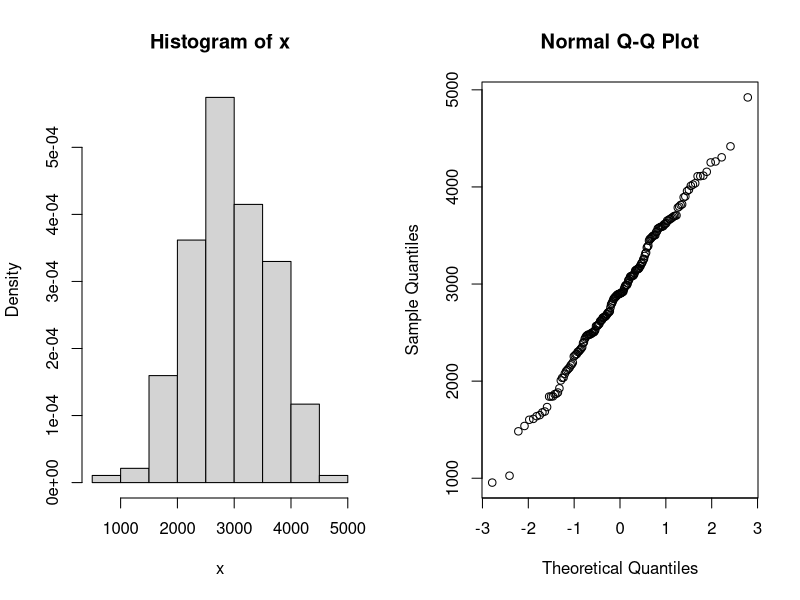
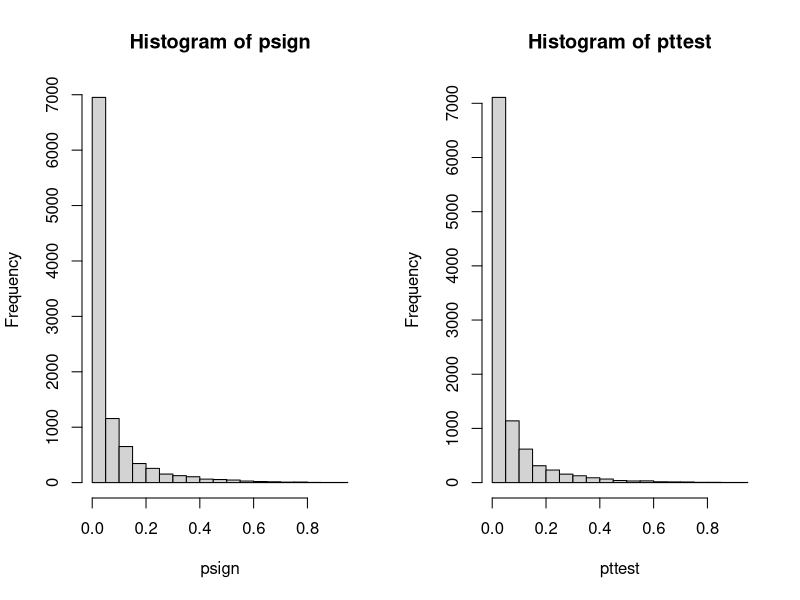
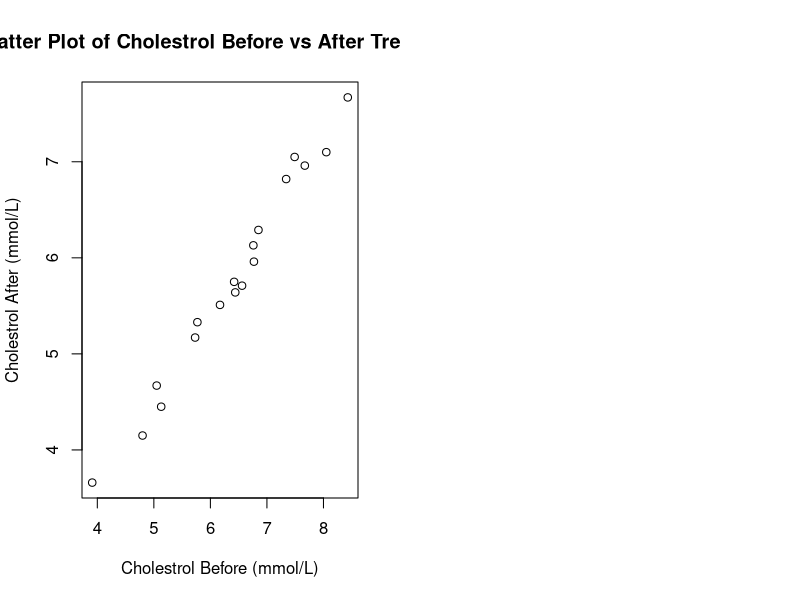
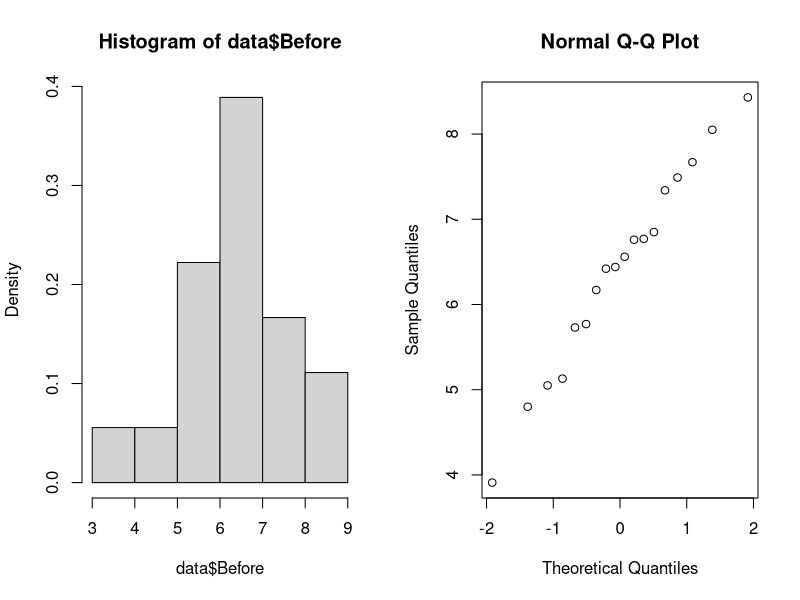
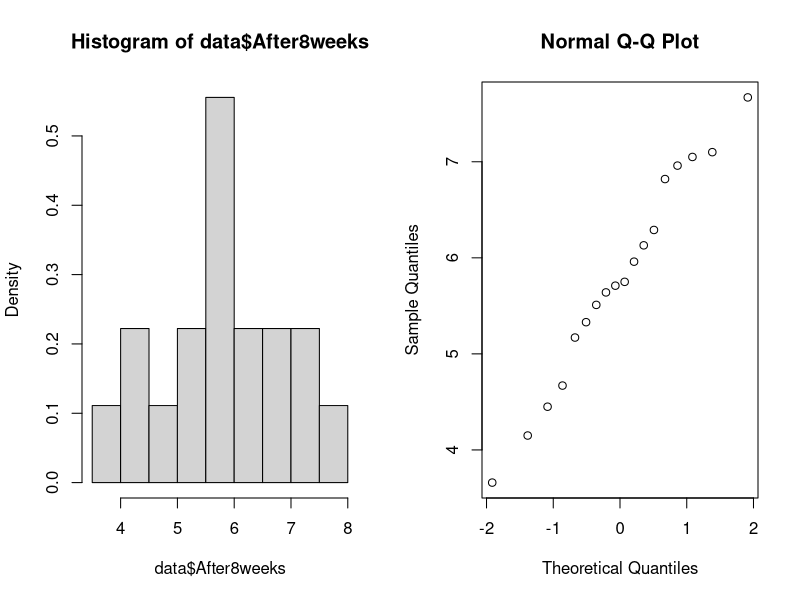
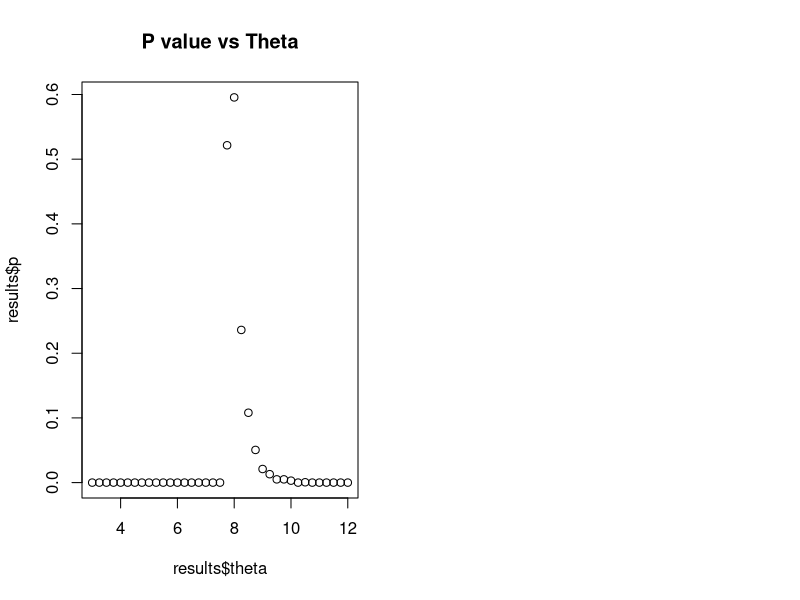
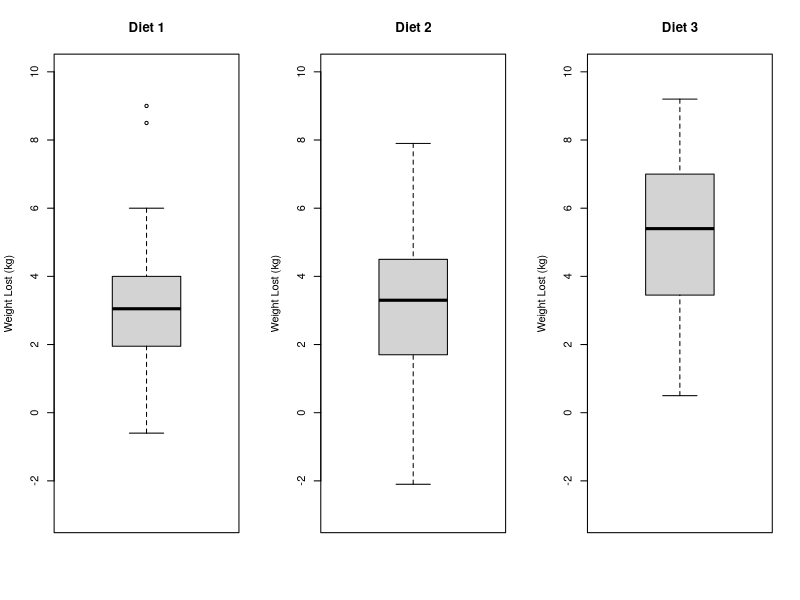
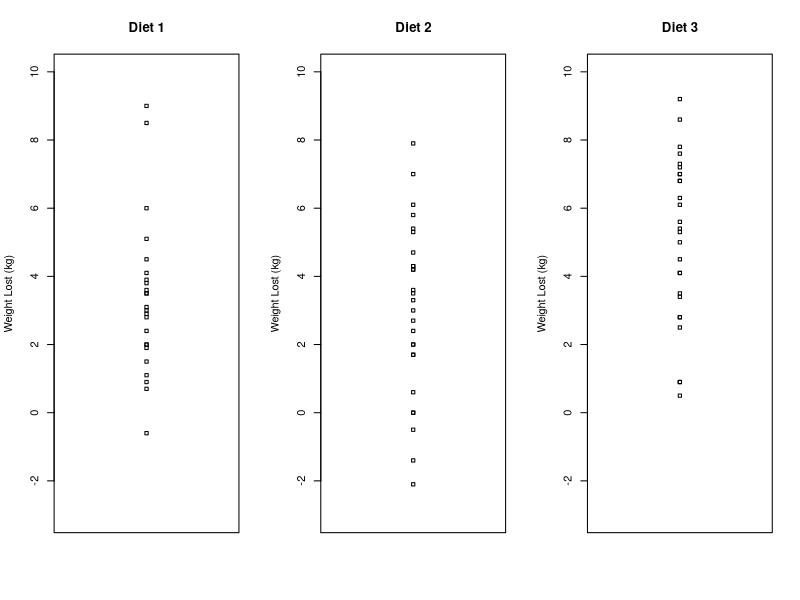

Source code (R) for these figures, in order:
## ---- chunk 1
data = read.table("birthweight.txt", header=T)
par(mfrow=c(1,2))
# use x as alias for the dataset
x = data$birthweight

# checking normality
hist(x, freq=F)
qqnorm(x)
shapiro.test(x)

t.test(x, conf.level=0.96)

# calculate min sample size needed
tval = qt(0.98, length(x))
m = 50
n = (tval * sd(x) / m) ** 2
print(sprintf("min sample size, n = %.2f", n))

## ---- chunk 2
B = 10000
Tstar = numeric(B)
for (i in 1:B){
  # sample with replacement, for a new sample of same length(x)
  Xstar = sample(x, replace=TRUE)
  Tstar[i] = mean(Xstar) 
}

Tstar02 = quantile(Tstar, 0.02)
Tstar04 = quantile(Tstar, 0.98)
print(sprintf("Bootstrap 96%% CI = [%.2f, %.2f]", Tstar02, Tstar04))
## ---- chunk 3
res = t.test(x, mu=2800, alt="g")
res #[[4]]
## ---- chunk 4
res = wilcox.test(x, mu=2800, alt="g")
res
## ---- chunk 5

B = 10000; n = length(x)
psign=numeric(B) ## will contain p-values of sign test
pttest=numeric(B) ## will contain p-values of t-test
for(i in 1:B) {
  y = rnorm(n, mean=mean(x),sd=sd(x)) ## generate data under H1 with mu=0.5
  mu = 2800
  pttest[i] = t.test(y, mu=mu, alternative="greater")[[3]] ## extract p-value
  psign[i] = wilcox.test(y, mu=mu, alt="g")[[3]]
  #psign[i] = binom.test(sum(x>0),n,p=0.5)[[3]]
} ## extract p-value
signPower = sum(psign<0.05) / B
tPower = sum(pttest<0.05) / B

print(sprintf("wilcox signed rank test power = %.4f, t-test power = %.4f", signPower, tPower))
par(mfrow=c(1,2))
hist(psign)
hist(pttest)

## ---- chunk 6
# compute pHat based on the data:
pHat = sum(x < 2600) / length(x)
n = length(x)
# compute z_{\alpha/2}
z = (pHat - 0.25) / sqrt((pHat * (1-pHat)) / n)
sprintf("pHat = %.5f, z = %.5f", pHat, z)
# compute alpha:
alpha = 2 * pnorm(z, lower.tail = F)
ciLevel = 1 - alpha
sprintf("confidence interval level = %.5f", ciLevel)

ciUpper = pHat + z * sqrt((pHat * (1-pHat)) / n)
ciLower = pHat - z * sqrt((pHat * (1-pHat)) / n)
sprintf("final confidence interval = [%.4f, %.4f]", ciLower, ciUpper)
## ---- chunk 7
prop.test(c(34, 28), c(95, 93))
#prop.test(c(34, 28), c(95, 93))
## ---- chunk 8
data = read.table("cholesterol.txt", header=T)

plot(data$Before, data$After8weeks, main="Scatter Plot of Cholestrol Before vs After Treatment", xlab="Cholestrol Before (mmol/L)", ylab="Cholestrol After (mmol/L)")

# checking normality:
par(mfrow=c(1,2))
hist(data$Before, freq=F)
qqnorm(data$Before)
shapiro.test(data$Before)

hist(data$After8weeks, freq=F)
qqnorm(data$After8weeks)
shapiro.test(data$After8weeks)
## ---- chunk 9
cor.test(data$Before, data$After8weeks)
## ---- chunk 10

## ---- chunk 11
xbar = mean(data$After8weeks)
s = sd(data$After8weeks)
n = length(data$After8weeks)

m = qt(0.975, df=n-1) * (s / sqrt(n))
# compute CI for \bar{x}
xBarLow = xbar - m
xBarHigh = xbar + m
sprintf("CI for xbar = [%.4f, %.4f]", xBarLow, xBarHigh)

# use results to compute CI for \theta
thetaLow = 2 * xBarLow - 3
thetaHigh = 2 * xBarHigh - 3
sprintf("CI for theta = [%.4f, %.4f]", thetaLow, thetaHigh)
## ---- chunk 12
sprintf("max(data$After8weeks) = %.4f", max(data$After8weeks))
sprintf("improved CI = [%.4f, %.4f]",  max(data$After8weeks), thetaHigh)
## ---- chunk 13
# returns TRUE if X ~Unif(3, theta) is plausible (p > 0.05)
doBootstrap = function (x, theta, makePlot=FALSE) {
  n = length(x)
  t = max(x)
  B = 4000
  tstar = numeric(B)
  for (i in 1:B) {
    xstar = runif(n, min=3, max=theta)
    tstar[i] = max(xstar)
  }
  
  pl = sum(tstar<t) / B
  pr = sum(tstar>t) / B
  p = 2 * min(pl, pr) # e.g. 0.038
  
  if (makePlot) {
  # make histogram:
    hist(tstar,prob=T, main="Histogram of tstar", freq=F)
    lines(rep(t,2), c(0,0.03), col="red", lwd=2)
    axis(1,t,expression(paste("t")))
    print(sprintf("p = %.4f", p))
  }
  #return(p >= 0.05);
  return(data.frame(theta=theta, p=p, valid=(p>=0.05)))
}

#results = data.frame(p=c(), valid=c())
results = NULL
for (theta in seq(3,12,0.25)){
  cur = 
    doBootstrap(data$After8weeks, theta, makePlot=FALSE)
  if (is.null(results)) {
    results = cur
  } else {
    results = rbind(results, cur)
  }
}
plot(results$theta, results$p, main="P value vs Theta")
results
#sprintf("res = %d", res)
## ---- chunk 14
res = binom.test(sum(data$After8weeks >= 6), length(data$After8weeks), p=0.5, alt="less")
## ---- chunk 15
binom.test(sum(data$After8weeks <= 4.5), length(data$After8weeks), p=0.25, alt="g")
## ---- chunk 16
data = read.table("diet.txt", header=T)
# compute weight lost
data$weightlost = data$preweight - data$weight6weeks

par(mfrow = c(1, 3))
ylim = c(-3, 10)

diet1 = dplyr::filter(data, diet == 1)
diet2 = dplyr::filter(data, diet == 2)
diet3 = dplyr::filter(data, diet == 3)

boxplot(diet1$weightlost, main="Diet 1", ylab="Weight Lost (kg)", ylim=ylim)
boxplot(diet2$weightlost, main="Diet 2", ylab="Weight Lost (kg)", ylim=ylim)
boxplot(diet3$weightlost, main="Diet 3", ylab="Weight Lost (kg)", ylim=ylim)

stripchart(diet1$weightlost, main="Diet 1", ylab="Weight Lost (kg)", ylim=ylim, vertical=T)
stripchart(diet2$weightlost, main="Diet 2", ylab="Weight Lost (kg)", ylim=ylim, vertical=T)
stripchart(diet3$weightlost, main="Diet 3", ylab="Weight Lost (kg)", ylim=ylim, vertical=T)
## ---- chunk 17
par(mfrow=c(1,2))
hist(data$preweight, freq=F)
qqnorm(data$preweight, main="Normal QQ plot: preweight")
shapiro.test(data$preweight)

hist(data$weight6weeks, freq=F)
qqnorm(data$weight6weeks, main="Normal QQ plot: weight6weeks")
shapiro.test(data$weight6weeks)

boxplot(data.frame(preweight=data$preweight, weightweeks6=data$weight6weeks))
## ---- chunk 18
res = binom.test(sum(data$weightlost <= 0), length(data$weightlost), p=0.5, alt="two.sided")
## ---- chunk 19
# checking normality
checkNorm = function(data, name) {
  hist(data, main=sprintf("histogram of %s", name))
  qqnorm(data, main=sprintf("Normal qqplot of %s", name))
  shapiro.test(data)
}
par(mfrow = c(1, 2))
checkNorm(diet1$weightlost, "Diet 1"); checkNorm(diet2$weightlost, "Diet 2"); checkNorm(diet3$weightlost, "Diet 3"); 
## ---- chunk 20
#dietFrame = data.frame(diet1$weightlost, diet2$weightlost, diet3$weightlost)
# https://stackoverflow.com/a/8320687
dietFrame = data.frame(
  weightlost=c(diet1$weightlost, diet2$weightlost, diet3$weightlost),
  diet=factor(rep(c("diet1", "diet2", "diet3"), times=c(length(diet1$weightlost), length(diet2$weightlost), length(diet3$weightlost))))
)
#dietaov = aov(weightlost~diet, data=dietFrame)


# convert diet from int -> string (for informing linear model)!!
data$diet = as.character(data$diet)

dietaov = lm(weightlost~diet, data=data)
#print("dietaov:"); dietaov
print("summary(dietaov):"); summary(dietaov)
print("anova:"); anova(dietaov)
## ---- chunk 21

## ---- chunk 22
library(MASS)
data = npk
#data
